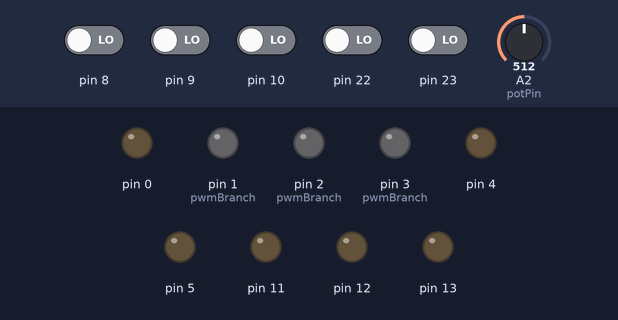
A sketch run on a simulated Arduino Uno, built with avr-gcc and run on an emulated ATmega328P. Shown: output pins drawn as LEDs (lit = HIGH). Inputs (shaded band) come from the test bench; at power-on: pin 8–10, pin 22, pin 23 LOW, A2 (potPin) = 512.

Above: at 1.2 s.
1.3 s: pin 8 driven HIGH
At 1.8 s:
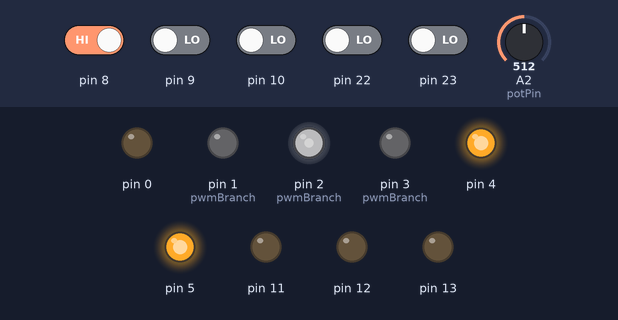
2.8 s: A2 (potPin) set to 900
At 3.98 s:
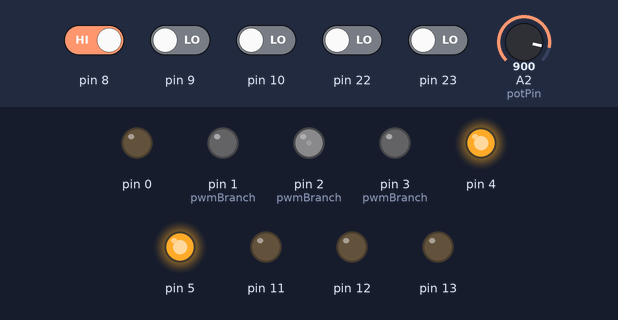
5.8 s: pin 9 driven HIGH
8.8 s: A2 (potPin) set to 885
11.8 s: A2 (potPin) set to 862
At 12.4 s:
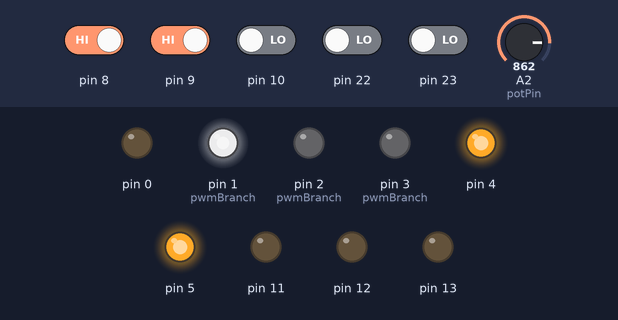
13.3 s: pin 8 driven LOW
At 14.3 s:
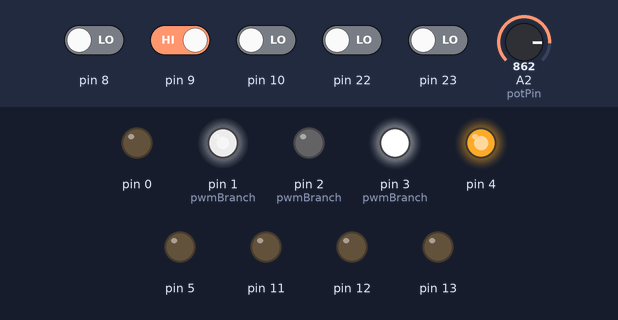
Timing chart, 0 to 15.8 s (numbered marks = the images above; inputs shaded):
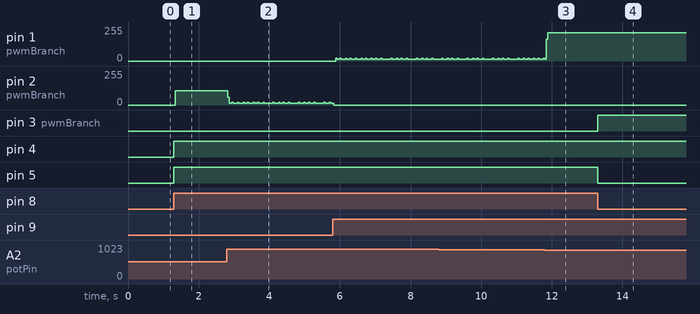

Measured:
- the behaviour switches between 879 and 878 on A2 (potPin) (found by bisection; images 2 and 3)
- after the input at 1.3 s, pin 2 (pwmBranch): 0/255 → 106/255 at once; pin 4, pin 5: LOW → HIGH at once
- after the input at 13.3 s, pin 3 (pwmBranch): LOW → HIGH at once; pin 5: HIGH → LOW at once

The sketch:

maincode_may5.ino
```cpp
int pwmBranch;//determined based on hall reading
int floatingBranch;//determined based on hall reading
int groundBranch;//determined based on hall reading
int hall_reading;
int y=0b00111000;
int potPin = 2;    // select the input pin for the potentiometer
int val = 0;       // variable to store the value coming from the sensor
int delay_high;

void setup() {
  // put your setup code here, to run once:
 // DDRD |= B00000111;//pins 0,1,2 are outputs
 pinMode (8, INPUT);
 pinMode(9, INPUT);
 pinMode(10, INPUT);
   pinMode(3, OUTPUT);
    pinMode(4, OUTPUT);
    pinMode(5, OUTPUT);
/* pinMode(1, OUTPUT);
    digitalWrite(1, LOW);*/
  pinMode(2, OUTPUT);

  pinMode(13, OUTPUT);
   pinMode(12, OUTPUT);
    pinMode(11, OUTPUT);
  pinMode(0, OUTPUT);
  pinMode(1,OUTPUT);

        // digitalWrite(0, LOW);
 // Serial.begin(9600);
 // Serial.println("h");

}

void loop() {
  // put your main code here, to run repeatedly:
  //digitalWrite(1,HIGH);
  hall_reading=PINB;
 // Serial.println(hall_reading);

 // hall_reading &=y;//mask all but pins 3,4,5, which are the hall readings

 // Serial.println(hall_reading);

  switch(hall_reading){
    case 5:
      pwmBranch=3;

      floatingBranch=1;
      groundBranch=2;
      PORTD = B00101000;
    break;
    case 1:
      pwmBranch=3;
      floatingBranch=2;
      groundBranch=1;
      PORTD = B00110000;
    break;
     case 3:
     pwmBranch=2;
      floatingBranch=3;
      groundBranch=1;
      PORTD = B00110000;
    break;
     case 2:
     pwmBranch=2;
      floatingBranch=1;
      groundBranch=3;
      PORTD = B00011000;
    break;
     case 6:
      pwmBranch=1;
      floatingBranch=2;
      groundBranch=3;
      PORTD = B00011000;
    break;
     case 4:
      pwmBranch=1;
      floatingBranch=3;
      groundBranch=2;
      PORTD = B00101000;
    break;
    case 43:
      pwmBranch=3;

      floatingBranch=1;
      groundBranch=2;
    break;
    case 11:
      pwmBranch=3;
      floatingBranch=2;
      groundBranch=1;
    break;
     case 27:
     pwmBranch=2;
      floatingBranch=3;
      groundBranch=1;
    break;
     case 19:
     pwmBranch=2;
      floatingBranch=1;
      groundBranch=3;
    break;
     case 51:
      pwmBranch=1;
      floatingBranch=2;
      groundBranch=3;
    break;
     case 35:
      pwmBranch=1;
      floatingBranch=3;
      groundBranch=2;
    break;
     default:
    break;


  }/*
    Serial.println(hall_reading);
    Serial.print("floating branch is ");
      Serial.println(floatingBranch);
        Serial.print("ground branch is ");
      Serial.println(groundBranch);
        Serial.print("pwm branch is ");
      Serial.println(pwmBranch);

    Serial.println(PORTD);*/


      val = analogRead(potPin);    // read the value from the sensor
      delay_high=val;
      delay_high=map(delay_high,170, 871, 0 ,990); // map from .85V-4.25V input to 0 to 100% duty cycle
      pwmBranch=pwmBranch-1;
   // Serial.print("pwm branch is ");
    //  Serial.println(pwmBranch);

     // digitalWrite(0, HIGH);
      // delay(700);

    //   delay(1000);

      digitalWrite(pwmBranch, HIGH);
       delayMicroseconds(delay_high);
       digitalWrite(pwmBranch, LOW);
       delayMicroseconds(1000-delay_high);
       pwmBranch=pwmBranch+1;


}
```
